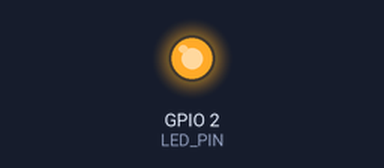
A sketch run on a simulated ESP32-S3. On the bench: output pins drawn as LEDs (lit = HIGH).

Above: at 2.9 s.
At 6.4 s:
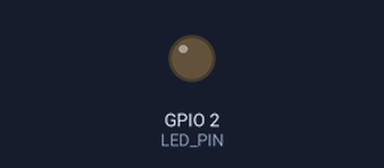
Timing chart, 0 to 7.7 s (numbered marks = the images above):
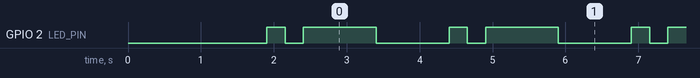

Measured:
- by itself, GPIO 2 (LED_PIN): repeats every 2.5 s: LOW 0.25 s, HIGH 1.0 s, LOW 1.0 s, HIGH 0.25 s
- by itself, everything shown: repeats every 2.5 s, in 4 steps

The sketch:

4-42.ino
```cpp
#define BLYNK_TEMPLATE_ID "TMPL6_Dhyo6b3"
#define BLYNK_TEMPLATE_NAME "B6728793"
#define BLYNK_FIRMWARE_VERSION  "1.1.1"

#define BLYNK_PRINT Serial
#define APP_DEBUG

#include "BlynkEdgent.h"

#define LED_PIN 2

void setup()
{
  Serial.begin(115200);
  delay(100);

  pinMode(LED_PIN, OUTPUT);

  BlynkEdgent.begin();
}

void loop()
{
  BlynkEdgent.run();
  //digitalWrite(LED_PIN,HIGH); delay(500);
  //digitalWrite(LED_PIN,LOW); delay(500);

  digitalWrite(LED_PIN,HIGH); delay(250);
  digitalWrite(LED_PIN,LOW); delay(250);
  digitalWrite(LED_PIN,HIGH); delay(1000);
  digitalWrite(LED_PIN,LOW); delay(1000);
}
```
